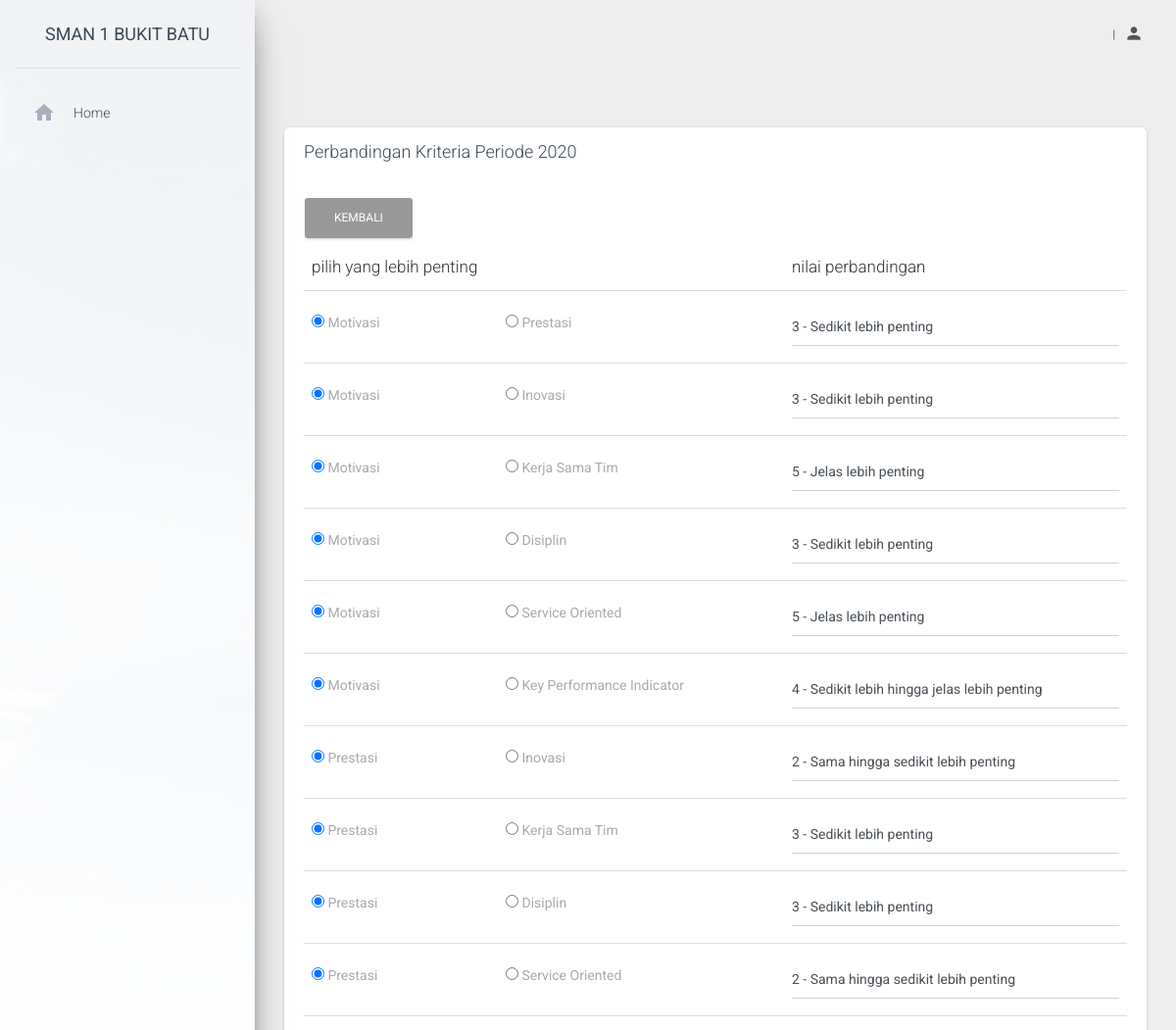
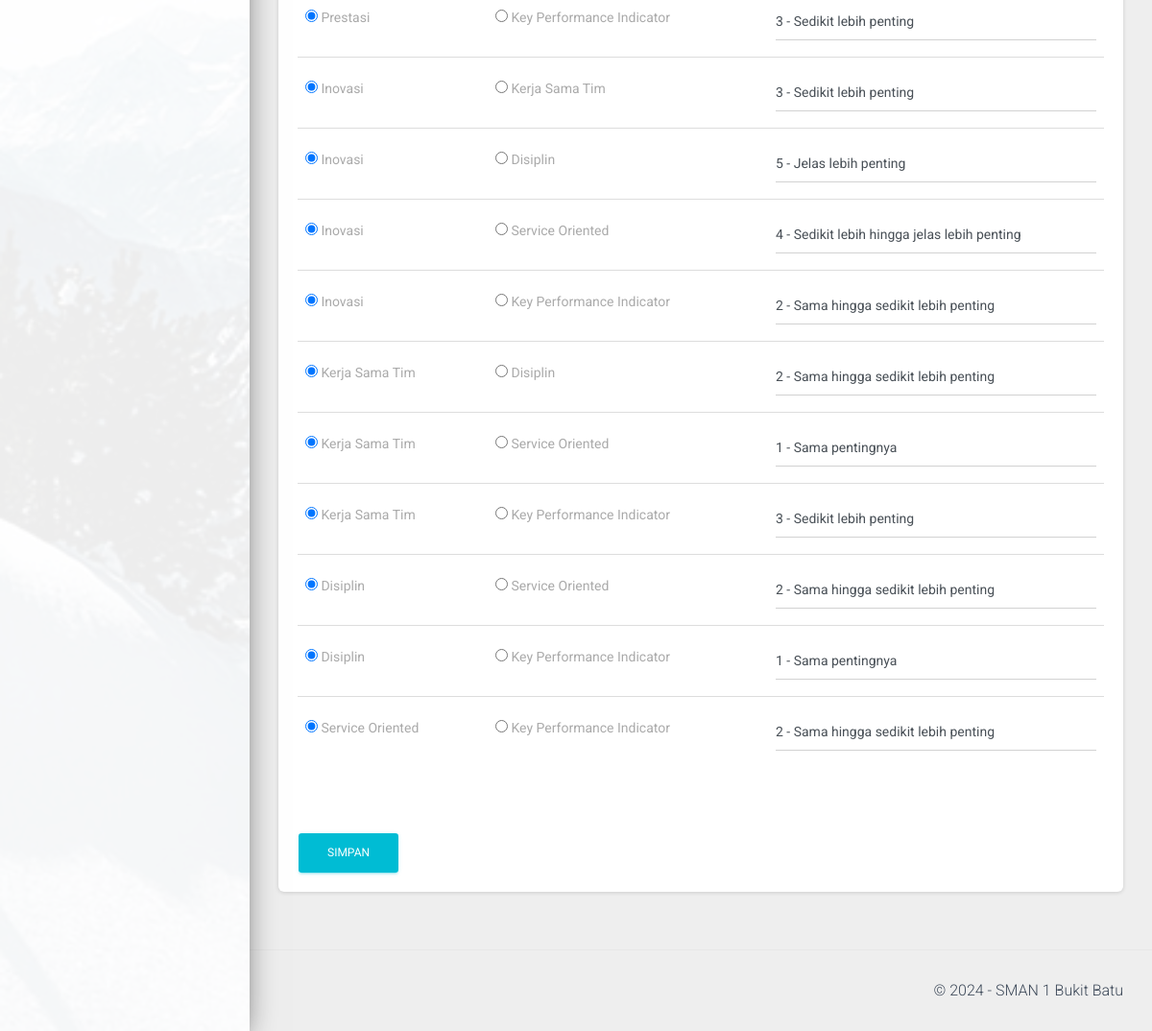
The page /bobot_kriteria.php?id=2 on the database its author committed (2 pictures, top to bottom).
### tables this page shows
CREATE TABLE `periode` (
  `id` int(11) NOT NULL,
  `nama_periode` varchar(20) NOT NULL
);

CREATE TABLE `perbandingan_kriteria` (
  `id` int(11) NOT NULL,
  `kriteria1` int(11) NOT NULL,
  `kriteria2` int(11) NOT NULL,
  `penting` int(11) NOT NULL,
  `nilai_kepentingan` tinyint(4) NOT NULL,
  `nilai` float NOT NULL,
  `id_periode` int(11) NOT NULL
);

CREATE TABLE `kriteria` (
  `id` int(11) NOT NULL,
  `nama` varchar(50) NOT NULL
);

### config.php (called while the page is built, shortened)
<?php
$database = 'ahp';

### fungsi.php (the view, shortened to what this page needs)
<?php
function getKriteriaID($no_urut)
{
    include('config.php');
    $query  = "SELECT id FROM kriteria ORDER BY id";
    $result = mysqli_query($koneksi, $query);
    while ($row = mysqli_fetch_array($result)) {
        $listID[] = $row['id'];
    }
    return $listID[($no_urut)];
}
function getJumlahKriteria()
{
    include('config.php');
    $query  = "SELECT count(*) FROM kriteria";
    $result = mysqli_query($koneksi, $query);
    while ($row = mysqli_fetch_array($result)) {
        $jmlData = $row[0];
    }
    return $jmlData;
}
function getNilaiPerbandinganKriteria($kriteria1, $kriteria2, $id_periode)
{
    include('config.php');
    $id_kriteria1 = getKriteriaID($kriteria1);
    $id_kriteria2 = getKriteriaID($kriteria2);
    $query = "SELECT * FROM perbandingan_kriteria WHERE id_periode = $id_periode AND kriteria1 = $id_kriteria1 AND kriteria2 = $id_kriteria2";
    $result = mysqli_query($koneksi, $query);
    if (mysqli_num_rows($result) == 0) {
        $nilai = 1;
        $penting = '';
        $nilai_kepentingan = '';
    } else {
        $row = mysqli_fetch_array($result);
        $nilai = $row['nilai'];
        $penting = $row['penting'];
        $nilai_kepentingan = $row['nilai_kepentingan'];
    }
    $res = array(
        'nilai' => $nilai,
        'penting' => $penting,
        'nilai_kepentingan' => $nilai_kepentingan,
    );
    return $res;
}
function showTabelPerbandingan($jenis, $kriteria, $id_periode)
{
    include('config.php');
    if ($kriteria == 'kriteria') {
        $n = getJumlahKriteria();
    } else {
        $n = getJumlahKaryawan();
    }
    $query = "SELECT * FROM $kriteria ORDER BY id";
    $result = mysqli_query($koneksi, $query);
    $pilihan = array();
    while ($row = mysqli_fetch_array($result)) {
        $pilihan[] = array(
            'nama' => $row['nama'],
            'id' => $row['id'],
        );
    }
?>
    <form action="proses.php" method="post">
        <table class="table">
            <thead>
                <tr>
                    <th colspan="2">pilih yang lebih penting</th>
                    <th>nilai perbandingan</th>
                </tr>
            </thead>
            <tbody>
                <?php
                $urut = 0;
                for ($x = 0; $x <= ($n - 2); $x++) {
                    for ($y = ($x + 1); $y <= ($n - 1); $y++) {
                        $urut++;
                        if ($kriteria == 'kriteria') {
                            $res = getNilaiPerbandinganKriteria($x, $y, $id_periode);
                            $penting = $res['penting'];
                            $nilai_kepentingan = $res['nilai_kepentingan'];
                            $checked1 = $penting == $pilihan[$x]['id'] ? 'checked' : '';
                            $checked2 = $penting == $pilihan[$y]['id'] ? 'checked' : '';
                        } else {
                            $res = getNilaiPerbandinganKaryawan($x, $y, ($jenis - 1), $id_periode);
                            $penting = $res['penting'];
                            $nilai_kepentingan = $res['nilai_kepentingan'];
                            $checked1 = $penting == $pilihan[$x]['id'] ? 'checked' : '';
                            $checked2 = $penting == $pilihan[$y]['id'] ? 'checked' : '';
                        }
                ?>
                        <tr>
                            <td>
                                <div>
                                    <div class="form-group">
                                        <input name="pilih<?php echo $urut ?>" value="1" <?php echo $checked1; ?> class="hidden" type="radio" required>
                                        <label><?php echo $pilihan[$x]['nama']; ?></label>
                                    </div>
                                </div>
                            </td>
                            <td>
                                <div>
                                    <div class="form-group">
                                        <input name="pilih<?php echo $urut ?>" value="2" <?php echo $checked2; ?> class="hidden" type="radio" required>
                                        <label><?php echo $pilihan[$y]['nama']; ?></label>
                                    </div>
                                </div>
                            </td>
                            <td width="350">
                                <div>
                                    <select class="form-control" name="bobot<?php echo $urut ?>">
                                        <option value="1" <?php echo $nilai_kepentingan == 1 ? 'selected' : '' ?>>1 - Sama pentingnya</option>
                                        <option value="2" <?php echo $nilai_kepentingan == 2 ? 'selected' : '' ?>>2 - Sama hingga sedikit lebih penting</option>
                                        <option value="3" <?php echo $nilai_kepentingan == 3 ? 'selected' : '' ?>>3 - Sedikit lebih penting</option>
                                        <option value="4" <?php echo $nilai_kepentingan == 4 ? 'selected' : '' ?>>4 - Sedikit lebih hingga jelas lebih penting</option>
                                        <option value="5" <?php echo $nilai_kepentingan == 5 ? 'selected' : '' ?>>5 - Jelas lebih penting</option>
                                    </select>
                                </div>
                            </td>
                        </tr>
                <?php
                    }
                }
                ?>
            </tbody>
        </table>
        <br><br><input class="btn btn-info" type="submit" name="submit" value="SIMPAN">
    </form>
<?php
}
?>

### header.php (shortened to what this page needs)
<!DOCTYPE html>
<html lang="en">
<head>
    <link rel="stylesheet" href="https://maxcdn.bootstrapcdn.com/font-awesome/latest/css/font-awesome.min.css">
    <link href="assets/vendor/datatables/dataTables.bootstrap4.min.css" rel="stylesheet">
    <link href="assets/template/css/material-dashboard.css?v=2.1.2" rel="stylesheet" />
    <link href="assets/template/css/custom.css" rel="stylesheet" />
</head>
<body class="">
    <div class="wrapper ">
        <?php include('sidebar.php'); ?>
        <div class="main-panel">
            <?php include('navbar.php'); ?>

### sidebar.php (shortened to what this page needs)
<div class="sidebar" data-color="green" data-background-color="white" data-image="assets/template/img/sidebar-1.jpg">
    <div class="logo">
        <a href="index.php" class="simple-text logo-normal">SMAN 1 Bukit Batu</a>
    </div>
    <div class="sidebar-wrapper">
        <ul class="nav">
            <li class="nav-item">
                <a class="nav-link" href="index.php">
                    <i class="material-icons">home</i>
                    <p>Home</p>
                </a>
            </li>
        </ul>
    </div>
</div>

### navbar.php (shortened to what this page needs)
<nav class="navbar navbar-expand-lg navbar-transparent navbar-absolute fixed-top ">
    <div class="container-fluid">
        <div class="navbar-wrapper">
        </div>
        <div class="collapse navbar-collapse justify-content-end">
            <ul class="navbar-nav">
                <li class="nav-item dropdown">
                    <a class="nav-link" href="javascript:;" id="navbarDropdownProfile" data-toggle="dropdown" aria-haspopup="true" aria-expanded="false">
                        <span class="text-info"><?= $_SESSION['LOG_ROLE'] ?></span>&nbsp; | &nbsp;<?= $_SESSION['LOG_NAMA'] ?> <i class="material-icons">person</i>
                    </a>
                </li>
            </ul>
        </div>
    </div>
</nav>

### bobot_kriteria.php (shortened to what this page needs)
<?php
include('config.php');
include('fungsi.php');
if (isset($_GET['id'])) {
    $id = $_GET['id'];
    $query = "SELECT * FROM periode WHERE id=$id";
    $result = mysqli_query($koneksi, $query);
    $periode = mysqli_fetch_array($result);
}
include('header.php');
?>
<div class="content">
    <div class="container-fluid">
        <div class="row">
            <div class="col-md-12">
                <div class="card">
                    <div class="card-header">
                        <h4 class="card-title">Perbandingan Kriteria Periode <?php echo $periode['nama_periode'] ?></h4>
                    </div>
                    <div class="card-body">
                        <a href="bobot_kriteria_periode.php" class="btn btn-default">Kembali</a>
                        <?php showTabelPerbandingan('kriteria', 'kriteria', $periode['id']); ?>
                    </div>
                </div>
            </div>
        </div>
    </div>
</div>
<?php include('footer_text.php'); ?>
</div>
</div>
<?php include('footer.php'); ?>

### footer_text.php (shortened to what this page needs)
<footer class="footer">
    <div class="container-fluid">
        <div class="copyright float-right">
            &copy;
             - SMAN 1 Bukit Batu
        </div>
    </div>
</footer>

### footer.php
</body>
</html>

### rows shown on the page
periode: nama_periode "2020"
perbandingan_kriteria: nilai_kepentingan "3 - Sedikit lebih penting"
kriteria: nama "Motivasi"
kriteria: nama "Prestasi"
kriteria: nama "Inovasi"
perbandingan_kriteria: nilai_kepentingan "5 - Jelas lebih penting"
kriteria: nama "Kerja Sama Tim"
kriteria: nama "Disiplin"
kriteria: nama "Service Oriented"
kriteria: nama "Key Performance Indicator"
perbandingan_kriteria: nilai_kepentingan "5 - Jelas lebih penting"
perbandingan_kriteria: nilai_kepentingan "4 - Sedikit lebih hingga jelas lebih penting"
perbandingan_kriteria: nilai_kepentingan "1 - Sama pentingnya"
perbandingan_kriteria: nilai_kepentingan "1 - Sama pentingnya"
